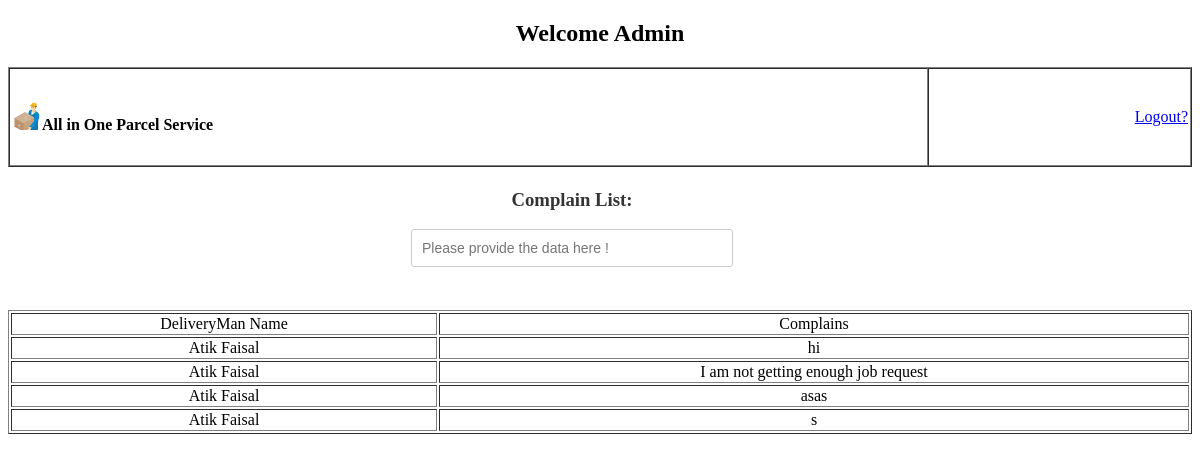
The app's page /view/AdminPanel/adminDeliComplain.php (signed in) with its own data.
### tables this page shows
CREATE TABLE `reviewmanagement` (
  `ReviewerName` varchar(30) NOT NULL,
  `Reviews` varchar(150) NOT NULL
);

### model/complainModel.php (called while the page is built, shortened)
<?php
function viewAllComplains()
{
    $con = getConnection();
    $sql = "select * from reviewmanagement";
    $result = mysqli_query($con, $sql);
    $Complains = [];
    while($row = mysqli_fetch_array($result))
    {
        array_push($Complains, $row);
    }
     return $Complains ;
}
?>

### view/AdminPanel/adminDeliComplain.php (the view, shortened to what this page needs)
<?php
require_once('../../model/complainModel.php');
$complain_state = viewAllComplains();
?>
<!DOCTYPE html>
<html lang="en">
<head>
    <link rel="stylesheet" href="../../asset/complain.css">
</head>
<body>
<div>
<form action="">
        <h2 align="center">Welcome
            <?php echo $_SESSION['Username'] ?>
        </h2>
        <table border="1" cellspacing="0" width="100%" cellpadding="2" height="100px">
            <tr>
                <td><img src="../asset/clogo.png" alt="" height="30px"><b>All in One Parcel Service</td>
                <td align="right" colspan="2">
                    <a href="../../controller/logoutChecker.php">Logout?</a>
                </td>
        </tr>
        </table>
</div>
<div id="complain-view">
    <table class="complain-table">
        <tr class="complain-r">
            <td class="complain-d">
            <form method="post"  class="ComplainForm" >
                            <h3 class="Complain-Header">Complain List:</h3>
                            <input type="text"  id="Complain-name" oninput="viewData() " placeholder="Please provide the data here !">
                            <br>
                            <br>
                            <br>
                        </form>
            </td>
    </table>
    <div>
        <table border = "1" align = "center" width = 100% class="">
<tr>
                <td align="center">DeliveryMan Name</td>
                <td align="center">Complains</td>
</tr>
<?php for ($i = 0; $i < count($complain_state); $i++) { ?>
<tr>
                        <td align="center">
                            <?= $complain_state[$i]['ReviewerName'] ?>
                        </td>
                        <td align="center">
                            <?= $complain_state[$i]['Reviews'] ?>
                        </td>
</tr>
<?php } ?>
        </table>
    </div>
</div>
</body>
</html>

### asset/complain.css (style rules this page uses)
.complain-d { text-align: center; vertical-align: baseline; }
.Complain-Header { color: #333; }
#Complain-name { padding: 10px; width: 300px; border: 1px solid #ccc; border-radius: 3px; font-size: 14px; }
.complain-table { display: inline-block; vertical-align: baseline; padding-left: 400px; border: none; }

### records on screen
reviewmanagement: ReviewerName "Atik Faisal", Reviews "hi"
reviewmanagement: ReviewerName "Atik Faisal", Reviews "I am not getting enough job request"
reviewmanagement: ReviewerName "Atik Faisal", Reviews "asas"
reviewmanagement: ReviewerName "Atik Faisal", Reviews "s"

### other values on screen
$_SESSION['Username'] "Admin"
